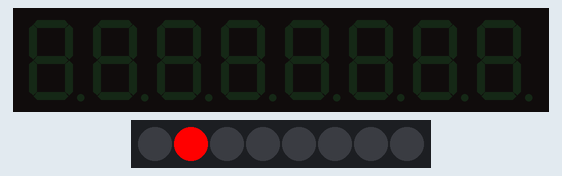
This sketch was run on a simulated ESP8266 (NodeMCU). Shown: 8-digit seven-segment display, 8 RGB LEDs in strip order, left to right.

Above: at 0.3 s.
At 0.9 s:
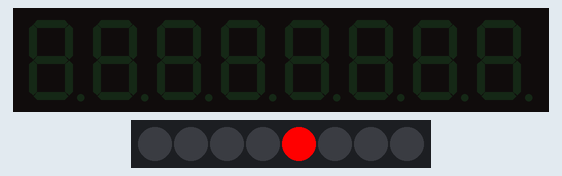
At 1.6 s:
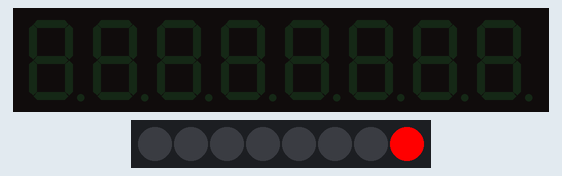
At 2.1 s:
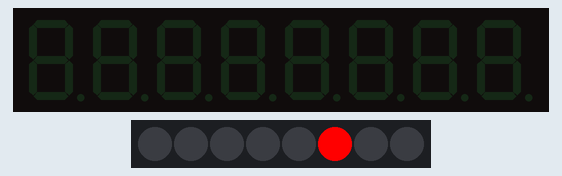
At 2.5 s:
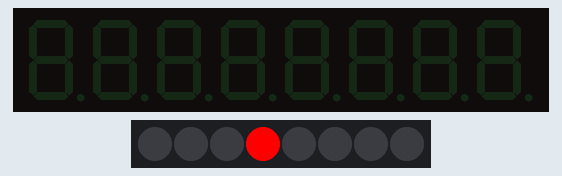
At 3.2 s:
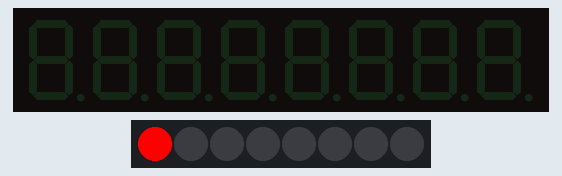
Timing chart, 0 to 40.0 s (numbered marks = the images above):
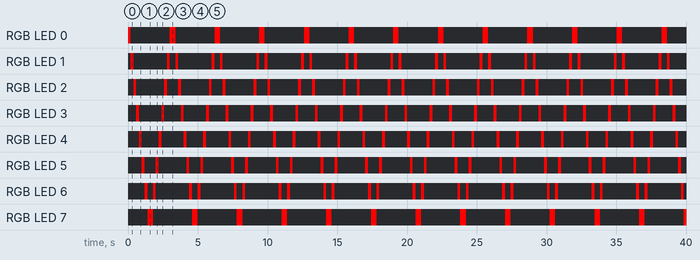

The sketch:

Boron_TM1638_LED_sequential.ino
```cpp
#include <TM1638.h>  // Make sure the TM1638 library is included

// Initialize TM1638 with DATA, CLOCK, STROBE pins
TM1638 tm1638(D0, D1, D2);

void setup() {
    Serial.begin(9600);  // Begin Serial communication for debugging (optional)

    // Clear display and ensure LEDs are initially off
    tm1638.clearDisplay();
    tm1638.setLEDs(0x00);
}

void loop() {
    // Light up LEDs from right (D8) to left (D1)
    for (int i = 0; i < 8; i++) {
        tm1638.setLEDs(1 << i);  // Turn on LED at position i
        delay(200);              // Wait to allow visibility
    }

    // Light up LEDs from left (D1) to right (D8)
    for (int i = 7; i >= 0; i--) {
        tm1638.setLEDs(1 << i);  // Turn on LED at position i
        delay(200);              // Wait to allow visibility
    }
}
```

Measured:
- by itself, RGB LED 0: repeats every 3.2 s: off 2.8 s, RGB(255, 0, 0) 0.40 s
- by itself, RGB LED 1: repeats every 3.2 s: off 2.4 s, RGB(255, 0, 0) 0.20 s, off 0.40 s, RGB(255, 0, 0) 0.20 s
- by itself, RGB LED 2: repeats every 3.2 s: off 2.0 s, RGB(255, 0, 0) 0.20 s, off 0.80 s, RGB(255, 0, 0) 0.20 s
- by itself, RGB LED 3: repeats every 3.2 s: off 1.6 s, RGB(255, 0, 0) 0.20 s, off 1.2 s, RGB(255, 0, 0) 0.20 s
- by itself, RGB LED 4: repeats every 3.2 s: off 1.2 s, RGB(255, 0, 0) 0.20 s, off 1.6 s, RGB(255, 0, 0) 0.20 s
- by itself, RGB LED 5: repeats every 3.2 s: off 0.80 s, RGB(255, 0, 0) 0.20 s, off 2.0 s, RGB(255, 0, 0) 0.20 s
- by itself, RGB LED 6: repeats every 3.2 s: off 0.40 s, RGB(255, 0, 0) 0.20 s, off 2.4 s, RGB(255, 0, 0) 0.20 s
- by itself, RGB LED 7: alternates RGB(255, 0, 0) for 0.40 s and off for 2.8 s
